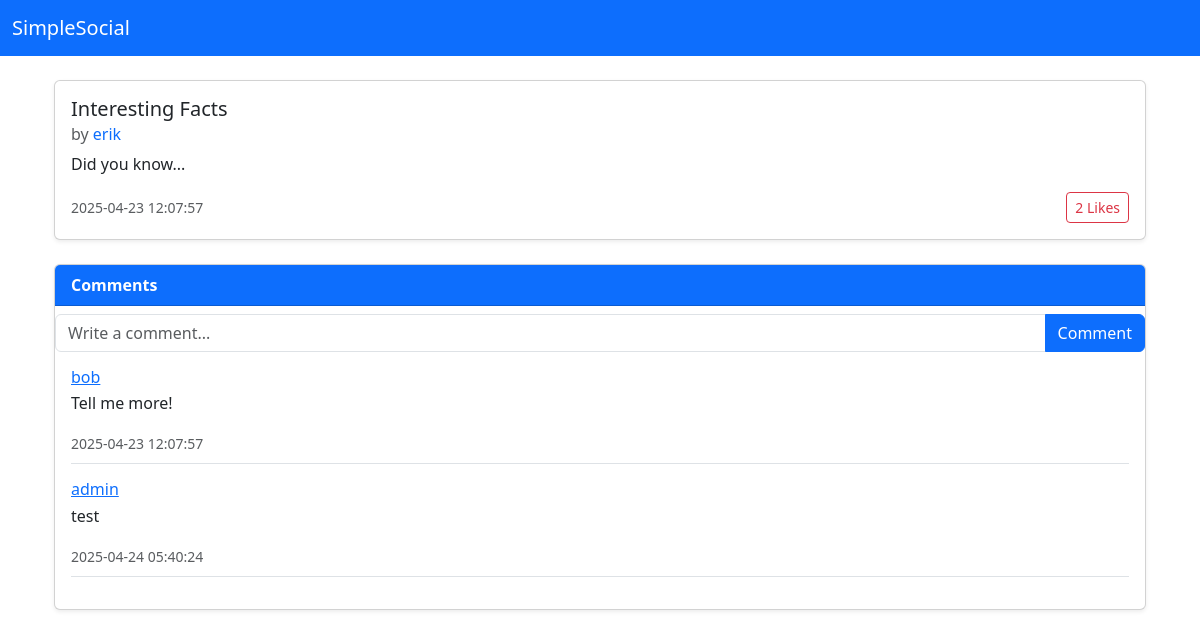
Page /post/3 on the earlier database version.
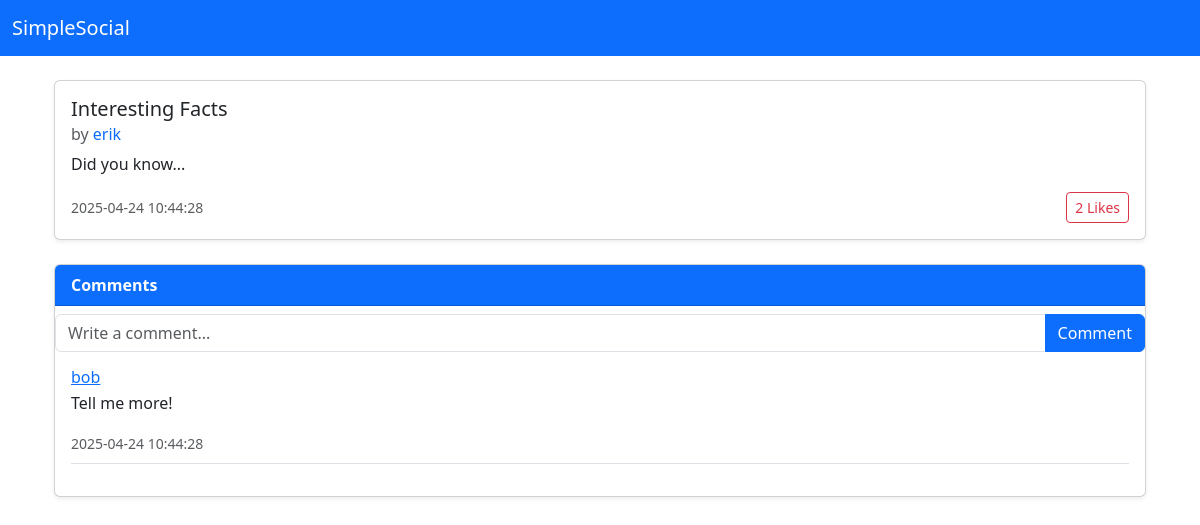
Same page on the later database version.
### tables this page shows
CREATE TABLE posts (
    post_id INTEGER PRIMARY KEY,
    user_id INTEGER NOT NULL,
    title TEXT NOT NULL,
    content TEXT NOT NULL,
    date TIMESTAMP DEFAULT CURRENT_TIMESTAMP,
    FOREIGN KEY (user_id) REFERENCES users (user_id)
);

CREATE TABLE users (
    user_id INTEGER PRIMARY KEY,
    username VARCHAR(15) UNIQUE NOT NULL,
    password VARCHAR(255) NOT NULL,
    email VARCHAR(50) UNIQUE NOT NULL,
    role TEXT NOT NULL CHECK(role IN ('admin', 'user')),
    date TIMESTAMP DEFAULT CURRENT_TIMESTAMP
);

CREATE TABLE comments (
    comment_id INTEGER PRIMARY KEY,
    post_id INTEGER NOT NULL,
    user_id INTEGER NOT NULL,
    content TEXT NOT NULL,
    date TIMESTAMP DEFAULT CURRENT_TIMESTAMP,
    FOREIGN KEY (post_id) REFERENCES posts (post_id),
    FOREIGN KEY (user_id) REFERENCES users (user_id)
);

### app.py (the view)
@app.route("/post/<int:post_id>", methods=["GET"])
def post(post_id):
    db = get_db()
    post = select_post_by_id(db, post_id)
    if not post:
        abort(404)
    comments = select_comments_by_post_id(db, post_id)
    return render_template('post.html', post=post, comments=comments)

### app.py (called while the page is built)
def get_db():
    if not hasattr(g, "_database"):
        print("Creating new database connection")
        g._database = create_connection(database)
    return g._database

@app.teardown_appcontext
def teardown_db(error):
    db = getattr(g, '_database', None)
    if db is not None:
        print("Closing database connection")
        db.close()

### setup_db.py (called while the page is built)
def create_connection(db_file):
    conn = None
    try:
        conn = sqlite3.connect(db_file)
        return conn
    except Error as e:
        print(f"Error: {e}")
    return conn

def select_post_by_id(conn, post_id):
    try:
        conn.row_factory = sqlite3.Row
        cur = conn.cursor()
        sql = """
        SELECT p.post_id, p.title, p.content,
        p.date AS post_date,
        u.username AS post_author,
        (
            SELECT COUNT(*)
            FROM likes l
            WHERE l.post_id = p.post_id
        ) AS like_count
        FROM posts p
        JOIN users u ON p.user_id = u.user_id
        WHERE p.post_id = ?
        """
        cur.execute(sql, (post_id,))
        return cur.fetchone()
    except Exception as e:
        print("Error fetching post by ID:", e)
        return None

def select_comments_by_post_id(conn, post_id):
    try:
        conn.row_factory = sqlite3.Row
        cur = conn.cursor()
        sql = """
        SELECT c.comment_id, c.content, c.date AS comment_date, u.username AS comment_author
        FROM comments c
        JOIN users u ON c.user_id = u.user_id
        WHERE c.post_id = ?
        ORDER BY c.date ASC
        """
        cur.execute(sql, (post_id,))
        return cur.fetchall()
    except Exception as e:
        print("Error fetching comments:", e)
        return []

### templates/post.html (shortened to what this page needs)
{% extends "base.html" %}
{% block content %}
<div class="container mt-4">
    <div class="card mb-4 shadow-sm">
        <div class="card-body">
            <h5 class="card-title">{{ post.title }}</h5>
            <h6 class="card-subtitle text-muted mb-2">
                by
                <a href="{{ url_for('profile', username=post.post_author) }}" class="text-decoration-none">
                    {{ post.post_author }}
                </a>
            </h6>
            <p class="card-text">{{ post.content }}</p>
            <div class="d-flex justify-content-between align-items-center">
                <small class="text-muted">{{ post.post_date }}</small>
                <form method="POST" action="{{ url_for('like_post', post_id=post.post_id) }}">
                    <button type="submit" class="btn btn-sm btn-outline-danger">
                        {{ post.like_count }} Likes
                    </button>
                </form>
            </div>
        </div>
    </div>
    <div class="card mb-4 shadow-sm">
        <div class="card-header bg-primary text-white">
            <strong>Comments</strong>
        </div>
        <form method="POST" action="{{ url_for('comment_post', post_id=post.post_id) }}">
            <div class="input-group mt-2">
                <input type="text" name="content" class="form-control" maxlength="255" placeholder="Write a comment..." required>
                <button type="submit" class="btn btn-primary">Comment</button>
            </div>
        </form>
        <div class="card-body">
            {% for comment in comments %}
            <div class="mb-3 border-bottom pb-2">
                <h6 class="mb-1">
                    <a href="{{ url_for('profile', username=comment.comment_author) }}">
                      {{ comment.comment_author }}
                    </a>
                  </h6>                <p>{{ comment.content }}</p>
                <small class="text-muted">{{ comment.comment_date }}</small>
            </div>
            {% else %}
            <p class="text-muted">No comments yet.</p>
            {% endfor %}
        </div>
    </div>
{% endblock %}

### templates/base.html (shortened to what this page needs)
<!DOCTYPE html>
<html lang="en">
<head>
    <link href="https://cdn.jsdelivr.net/npm/bootstrap@5.3.3/dist/css/bootstrap.min.css" rel="stylesheet">
</head>
<body>
    <nav class="navbar navbar-dark bg-primary mb-4">
        <div class="container-fluid">
            <a class="navbar-brand" href="{{ url_for('index') }}">SimpleSocial</a>
        </div>
    </nav>
    <div class="container">
        {% block content %}
        {% endblock %}
    </div>
</body>
</html>

Differences in the rows shown:
removed comments: comment_author "admin", content "test", comment_date "2025-04-24 05:40:24"
changed posts "Interesting Facts": post_date "2025-04-23 12:07:57" → "2025-04-24 10:44:28"
changed comments "Tell me more!": comment_date "2025-04-23 12:07:57" → "2025-04-24 10:44:28"
